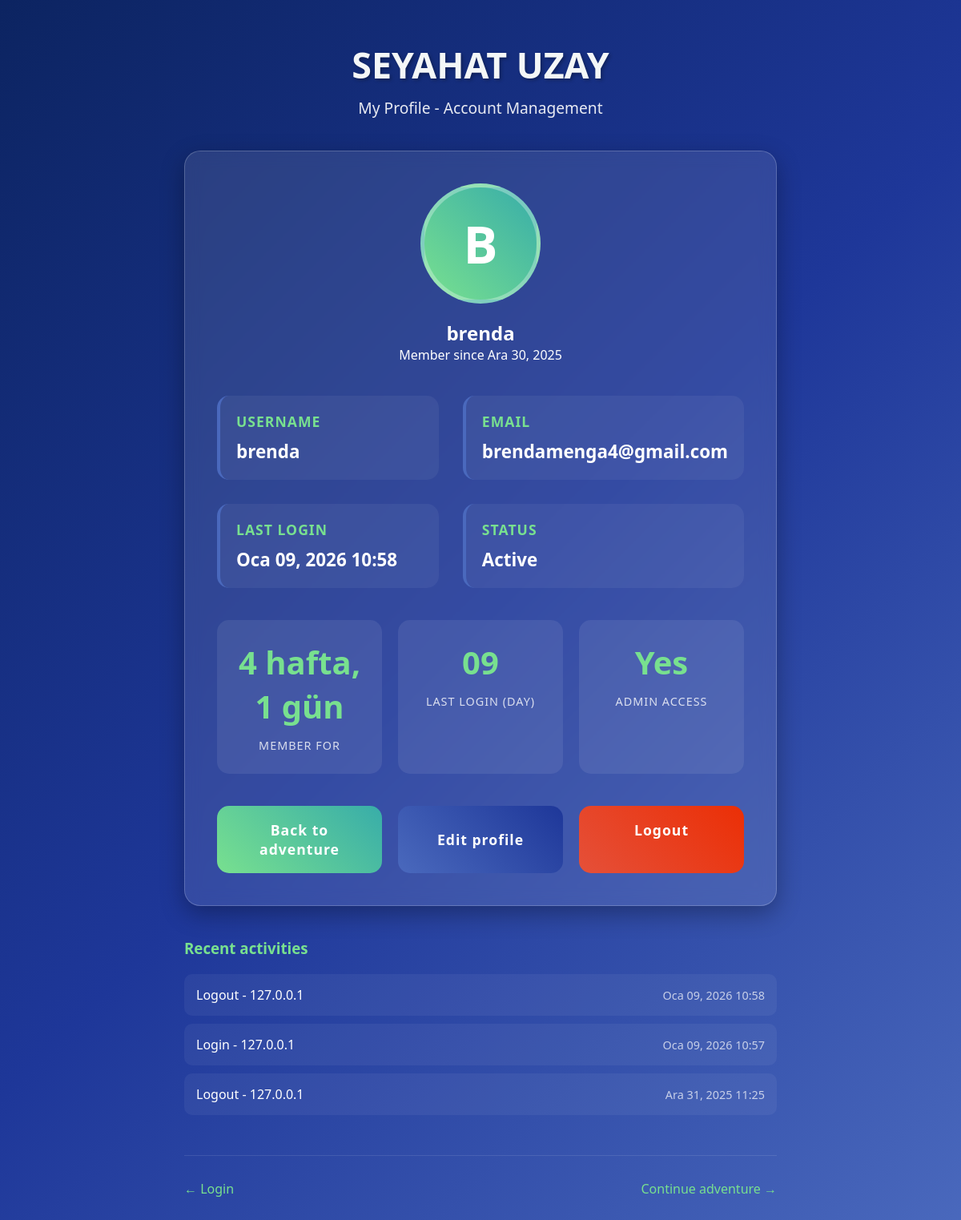
Page /accounts/profile/ (signed in) on the earlier database version.
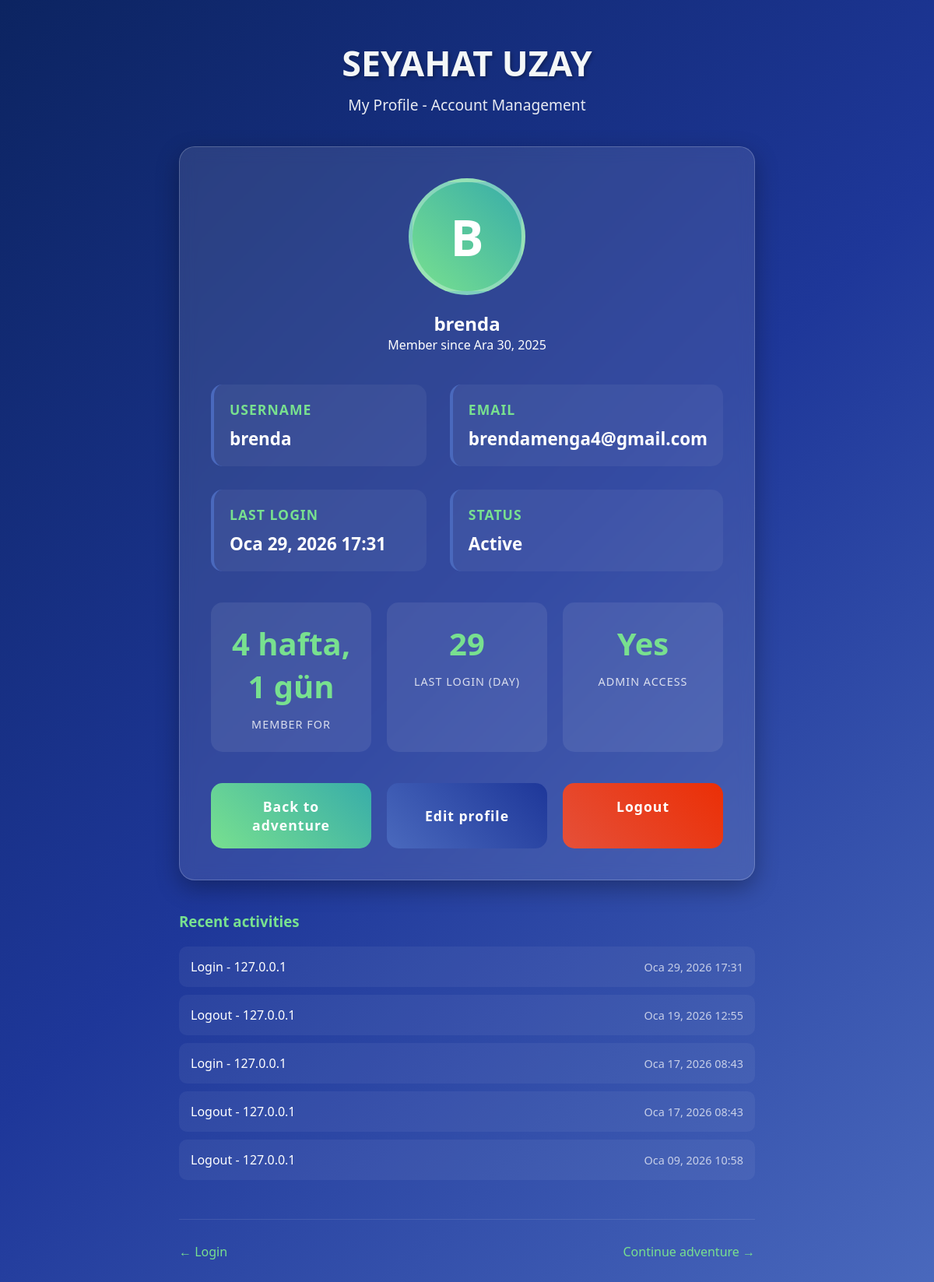
Same page on the later database version.
### accounts/models.py (models this page shows, shortened)
class CustomUser(AbstractUser):
    email = models.EmailField(unique=True)
    phone = models.CharField(max_length=20, blank=True, verbose_name="Phone")
    birth_date = models.DateField(null=True, blank=True, verbose_name="Birth Date")
    class Meta:
        verbose_name = "User"
        verbose_name_plural = "Users"

class UserActivity(models.Model):
    ACTIVITY_TYPES = [
        ('LOGIN', 'Login'),
        ('LOGOUT', 'Logout'),
        ('REGISTER', 'Registration'),
        ('PROFILE_UPDATE', 'Profile Update'),
        ('BOOKING', 'Booking'),
        ('PASSWORD_CHANGE', 'Password Change'),
    ]
    user = models.ForeignKey(
        CustomUser,
        on_delete=models.CASCADE,
        related_name='activities'
    )
    activity_type = models.CharField(
        max_length=50,
        choices=ACTIVITY_TYPES,
        default='LOGIN',
        verbose_name="Activity Type"
    )
    timestamp = models.DateTimeField(
        auto_now_add=True,
        verbose_name="Date and Time"
    )
    ip_address = models.GenericIPAddressField(
        null=True,
        blank=True,
        verbose_name="IP Address"
    )
    details = models.TextField(
        blank=True,
        verbose_name="Additional Details"
    )
    class Meta:
        verbose_name = "User Activity"
        verbose_name_plural = "User Activities"
        ordering = ['-timestamp']

### accounts/views.py (the view, shortened to what this page needs)
# urls.py: path('profile/', views.profile_view, name='profile'),
@login_required
def profile_view(request):
    recent_activities = UserActivity.objects.filter(user=request.user)[:5]
    return render(request, 'profile.html', {
        'user': request.user,
        'recent_activities': recent_activities
    })

### accounts/templates/profile.html (shortened to what this page needs)
<!DOCTYPE html>
<html lang="en">
<head>
</head>
<body>
    <div class="container">
        <div class="header">
            <h1>SEYAHAT UZAY</h1>
            <p>My Profile - Account Management</p>
        </div>
        <div class="profile-card">
            <div class="avatar-section">
                <div class="avatar">
                    {{ user.username|first|upper }}
                </div>
                <h2>{{ user.username }}</h2>
                <p>Member since {{ user.date_joined|date:"M d, Y" }}</p>
            </div>
            <div class="user-info">
                <div class="info-item">
                    <h3>Username</h3>
                    <p>{{ user.username }}</p>
                </div>
                <div class="info-item">
                    <h3>Email</h3>
                    <p>{{ user.email }}</p>
                </div>
                <div class="info-item">
                    <h3>Last Login</h3>
                    <p>{{ user.last_login|date:"M d, Y H:i" }}</p>
                </div>
                <div class="info-item">
                    <h3>Status</h3>
                    <p>{% if user.is_active %}Active{% else %}Inactive{% endif %}</p>
                </div>
            </div>
            <div class="stats">
                <div class="stat-box">
                    <span class="number">{% if user.date_joined %}{{ user.date_joined|timesince }}{% else %}N/A{% endif %}</span>
                    <span class="label">Member for</span>
                </div>
                <div class="stat-box">
                    <span class="number">{{ user.last_login|date:"d" }}</span>
                    <span class="label">Last login (day)</span>
                </div>
                <div class="stat-box">
                    <span class="number">{% if user.is_staff %}Yes{% else %}No{% endif %}</span>
                    <span class="label">Admin access</span>
                </div>
            </div>
            <div class="actions">
                <a href="{% url 'visite:index' %}" class="btn">
                     Back to adventure
                </a>
                <button onclick="showEditForm()" class="btn btn-secondary">
                     Edit profile
                </button>
                <a href="{% url 'accounts:logout' %}" class="btn btn-danger">
                     Logout
                </a>
            </div>
        </div>
        {% if recent_activities %}
        <div class="recent-activity">
            <h3 style="margin-bottom: 20px; color: #78e08f;">Recent activities</h3>
            {% for activity in recent_activities %}
            <div class="activity-item">
                <span>{{ activity.get_activity_type_display }} - {{ activity.ip_address }}</span>
                <span class="activity-date">{{ activity.timestamp|date:"M d, Y H:i" }}</span>
            </div>
            {% endfor %}
        </div>
        {% endif %}
        <div class="navigation">
            <a href="{% url 'accounts:login' %}" style="color: #78e08f; text-decoration: none;">← Login</a>
            <a href="{% url 'visite:index' %}" style="color: #78e08f; text-decoration: none;">Continue adventure →</a>
        </div>
    </div>
</body>
</html>

Differences in the rows shown:
no longer on this page (row unchanged): UserActivity: activity_type "Login", ip_address "127.0.0.1", timestamp "Oca 09, 2026 10:57"
no longer on this page (row unchanged): UserActivity: activity_type "Logout", ip_address "127.0.0.1", timestamp "Ara 31, 2025 11:25"
changed CustomUser "4 hafta, 1 gün": last_login "Oca 09, 2026 10:58" → "Oca 29, 2026 17:31"; last_login "09" → "29"
added UserActivity: activity_type "Login", ip_address "127.0.0.1", timestamp "Oca 29, 2026 17:31"
added UserActivity: activity_type "Logout", ip_address "127.0.0.1", timestamp "Oca 19, 2026 12:55"
added UserActivity: activity_type "Login", ip_address "127.0.0.1", timestamp "Oca 17, 2026 08:43"
added UserActivity: activity_type "Logout", ip_address "127.0.0.1", timestamp "Oca 17, 2026 08:43"
